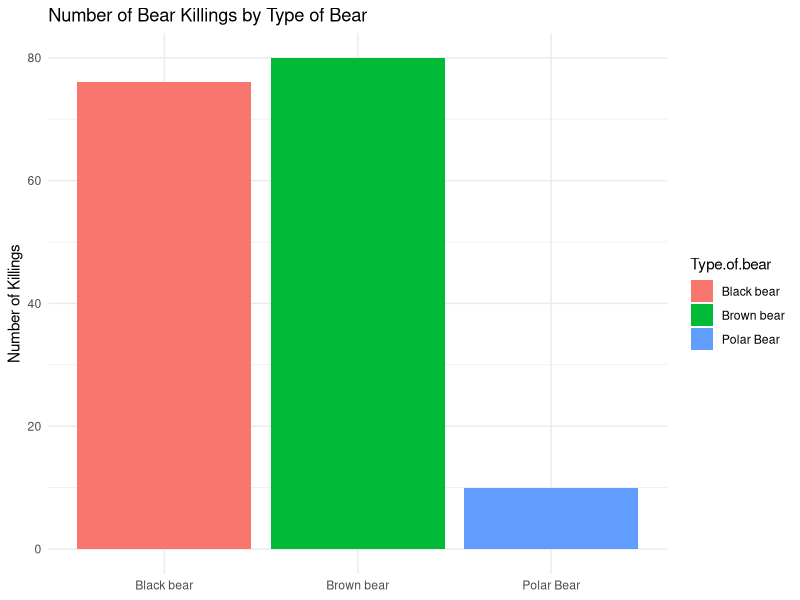

The R source for this figure:
## ---- chunk 1
library(ggplot2)
library(dplyr)
# Read the data
data <- read.csv("north_america_bear_killings.csv")

head(data)
## ---- chunk 2
# Check for null values
null_values <- sapply(data, function(x) sum(is.na(x)))
print(null_values)
## ---- chunk 3
# Count the number of bear killings by bear type
bear_count <- data %>% 
  group_by(`Type.of.bear`) %>% 
  summarise(count = n())

print(bear_count)

# Create the bar plot
ggplot(bear_count, aes(x = `Type.of.bear`, y = count, fill = `Type.of.bear`)) +
  geom_bar(stat = "identity") +
  theme_minimal() +
  labs(title = "Number of Bear Killings by Type of Bear",
       y = "Number of Killings") +
  theme(axis.title.x = element_blank())  # Removes x-axis label
